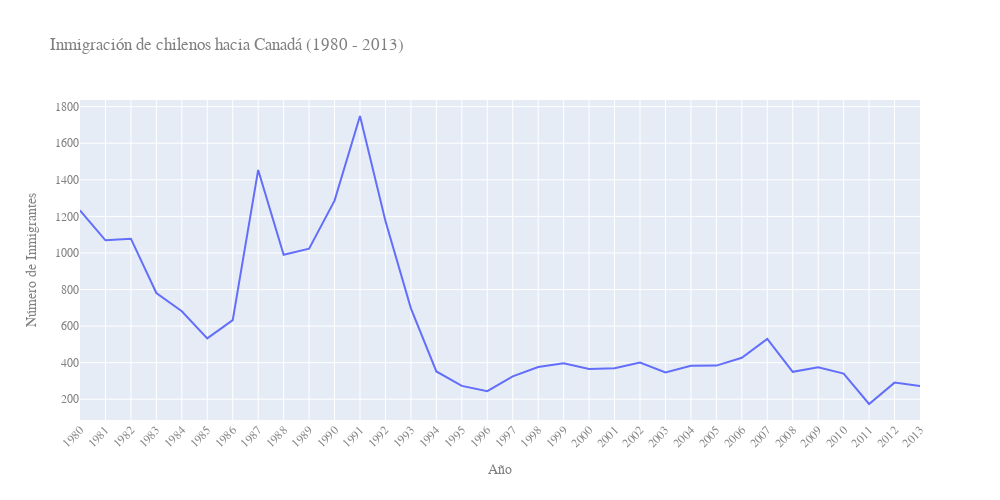

The code cell stored with this chart in its notebook:
### Markdown cell above
# Añadiendo rótulos y modificando fuentes

### Code cell
fig = px.line(datos_cl, 
              x="Año", 
              y="Inmigrantes", 
              title='Inmigración de chilenos hacia Canadá (1980 - 2013)')

fig.update_layout(width=1000, height=500, 
                  xaxis={"tickangle": -45}, 
                  xaxis_title='Año', 
                  yaxis_title='Número de Inmigrantes',
                  font_family='Arial',
                  font_size=12,
                  font_color='gray'
                  )

fig.show()

### Figure 1 — Plotly figure (JSON) as saved in the notebook; plotly's stock layout.template omitted (floating-point values rounded to 4 significant figures)
{"data": [{"hovertemplate": "Año=%{x}<br>Inmigrantes=%{y}<extra></extra>", "legendgroup": "", "line": {"color": "#636efa", "dash": "solid"}, "marker": {"symbol": "circle"}, "mode": "lines", "name": "", "orientation": "v", "showlegend": false, "type": "scatter", "x": ["1980", "1981", "1982", "1983", "1984", "1985", "1986", "1987", "1988", "1989", "1990", "1991", "1992", "1993", "1994", "1995", "1996", "1997", "1998", "1999", "2000", "2001", "2002", "2003", "2004", "2005", "2006", "2007", "2008", "2009", "2010", "2011", "2012", "2013"], "xaxis": "x", "y": [1233, 1069, 1078, 781, 681, 533, 633, 1454, 990, 1023, 1286, 1749, 1175, 697, 352, 273, 244, 325, 376, 397, 366, 369, 401, 347, 383, 384, 427, 530, 350, 375, 340, 174, 291, 273], "yaxis": "y"}], "layout": {"font": {"color": "gray", "family": "Arial", "size": 12}, "height": 500, "legend": {"tracegroupgap": 0}, "title": {"text": "Inmigración de chilenos hacia Canadá (1980 - 2013)"}, "width": 1000, "xaxis": {"anchor": "y", "domain": [0, 1], "tickangle": -45, "title": {"text": "Año"}}, "yaxis": {"anchor": "x", "domain": [0, 1], "title": {"text": "Número de Inmigrantes"}}}}
